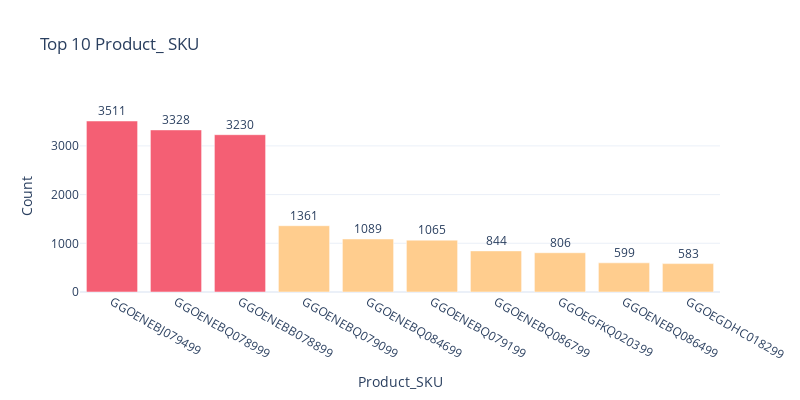

Notebook source saved alongside this figure:
### Code cell
plot_top_categories(df, 'Product_SKU', "Top 10 Product_ SKU")

### Figure 1 — Plotly figure (JSON) as saved in the notebook; plotly's stock layout.template omitted (floating-point values rounded to 4 significant figures)
{"data": [{"marker": {"color": ["#f45f74", "#f45f74", "#f45f74", "#ffcd8e", "#ffcd8e", "#ffcd8e", "#ffcd8e", "#ffcd8e", "#ffcd8e", "#ffcd8e"]}, "type": "bar", "x": ["GGOENEBJ079499", "GGOENEBQ078999", "GGOENEBB078899", "GGOENEBQ079099", "GGOENEBQ084699", "GGOENEBQ079199", "GGOENEBQ086799", "GGOEGFKQ020399", "GGOENEBQ086499", "GGOEGDHC018299"], "y": [3511, 3328, 3230, 1361, 1089, 1065, 844, 806, 599, 583]}], "layout": {"annotations": [{"font": {"size": 12}, "showarrow": false, "text": "3511", "x": "GGOENEBJ079499", "xanchor": "center", "y": 3511, "yanchor": "bottom"}, {"font": {"size": 12}, "showarrow": false, "text": "3328", "x": "GGOENEBQ078999", "xanchor": "center", "y": 3328, "yanchor": "bottom"}, {"font": {"size": 12}, "showarrow": false, "text": "3230", "x": "GGOENEBB078899", "xanchor": "center", "y": 3230, "yanchor": "bottom"}, {"font": {"size": 12}, "showarrow": false, "text": "1361", "x": "GGOENEBQ079099", "xanchor": "center", "y": 1361, "yanchor": "bottom"}, {"font": {"size": 12}, "showarrow": false, "text": "1089", "x": "GGOENEBQ084699", "xanchor": "center", "y": 1089, "yanchor": "bottom"}, {"font": {"size": 12}, "showarrow": false, "text": "1065", "x": "GGOENEBQ079199", "xanchor": "center", "y": 1065, "yanchor": "bottom"}, {"font": {"size": 12}, "showarrow": false, "text": "844", "x": "GGOENEBQ086799", "xanchor": "center", "y": 844, "yanchor": "bottom"}, {"font": {"size": 12}, "showarrow": false, "text": "806", "x": "GGOEGFKQ020399", "xanchor": "center", "y": 806, "yanchor": "bottom"}, {"font": {"size": 12}, "showarrow": false, "text": "599", "x": "GGOENEBQ086499", "xanchor": "center", "y": 599, "yanchor": "bottom"}, {"font": {"size": 12}, "showarrow": false, "text": "583", "x": "GGOEGDHC018299", "xanchor": "center", "y": 583, "yanchor": "bottom"}], "height": 400, "title": {"text": "Top 10 Product_ SKU"}, "width": 800, "xaxis": {"title": {"text": "Product_SKU"}}, "yaxis": {"title": {"text": "Count"}}}}
